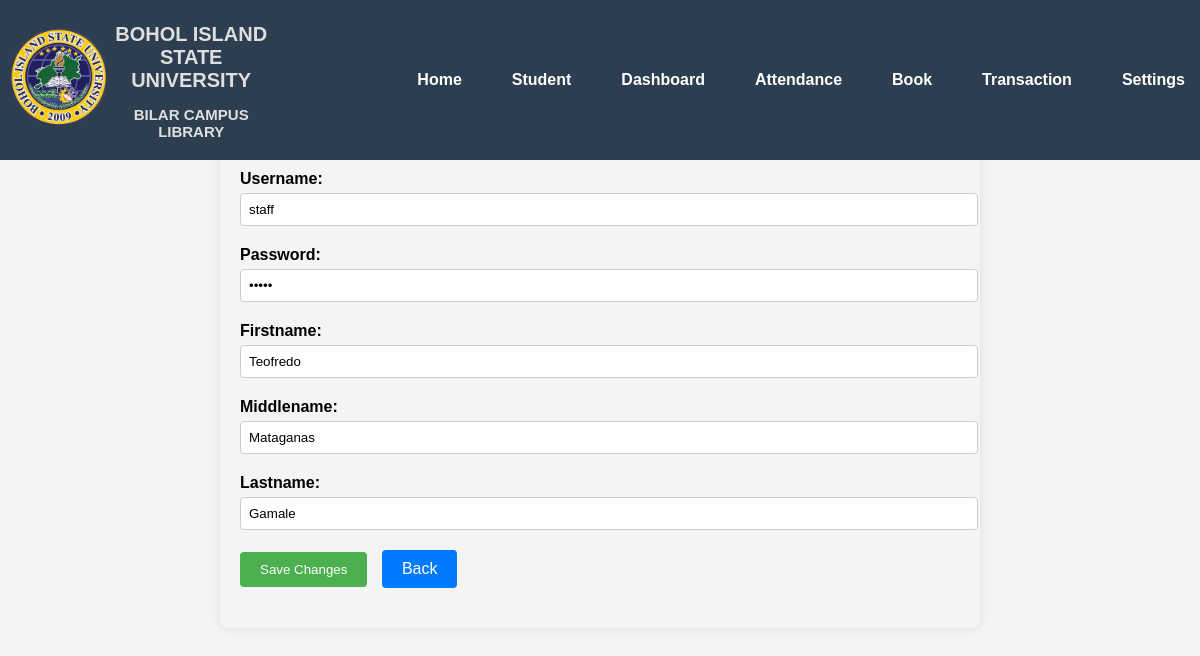
The app's page /load_stuff.php?stuff_id=20 with its own data.
### tables this page shows
CREATE TABLE IF NOT EXISTS `stuff` (
  `stuff_id` int(11) NOT NULL AUTO_INCREMENT,
  `username` varchar(20) NOT NULL,
  `password` varchar(20) NOT NULL,
  `firstname` varchar(20) NOT NULL,
  `middlename` varchar(20) NOT NULL,
  `lastname` varchar(20) NOT NULL,
  PRIMARY KEY (`stuff_id`)
);

### load_stuff.php (the view, shortened to what this page needs)
<!DOCTYPE html>
<html lang="en">
<head>
    <?php include 'top_bar.php'; ?>
    <link rel="stylesheet" href="css/edit_admins.css">
</head>
<body>
    <?php
        require_once 'connect.php';
        $qupdate_stuff = $conn->query("SELECT * FROM `stuff` WHERE `stuff_id` = '$_REQUEST[stuff_id]'") or die(mysqli_error());
        $fupdate_stuff = $qupdate_stuff->fetch_array();
    ?>
    <div class="container">
        <form method="POST" action="update_stuff.php?stuff_id=<?php echo $fupdate_stuff['stuff_id']?>" enctype="multipart/form-data">
            <div class="form-group">
                <label for="username">Username:</label>
                <input type="text" value="<?php echo $fupdate_stuff['username']?>" required="required" name="username" id="username">
            </div>
            <div class="form-group">
                <label for="password">Password:</label>
                <input type="password" value="<?php echo $fupdate_stuff['password']?>" maxlength="12" name="password" required="required" id="password">
            </div>
            <div class="form-group">
                <label for="firstname">Firstname:</label>
                <input type="text" value="<?php echo $fupdate_stuff['firstname']?>" name="firstname" required="required" id="firstname">
            </div>
            <div class="form-group">
                <label for="middlename">Middlename:</label>
                <input type="text" value="<?php echo $fupdate_stuff['middlename']?>" name="middlename" placeholder="(Optional)" id="middlename">
            </div>
            <div class="form-group">
                <label for="lastname">Lastname:</label>
                <input type="text" value="<?php echo $fupdate_stuff['lastname']?>" required="required" name="lastname" id="lastname">
            </div>
            <div class="form-group">
                <input type="submit" class="btn btn-warning" name="edit_stuff" value="Save Changes">
                <a href="stuff.php" class="btn btn-back">Back</a>
            </div>
        </form>
    </div>
</body>
</html>

### css/main.css (style rules this page uses)
body { margin: 0; font-family: Arial, sans-serif; }
a { text-decoration: none; color: #fff; padding: 15px; transition: background-color 0.3s ease, color 0.3s ease; border-radius: 5px; }

### css/edit_admins.css (style rules this page uses)
body { font-family: Arial, sans-serif; background-color: #f4f4f4; margin: 0; padding: 0; }
.container { width: 60%; margin: 50px auto; margin-top: 150px; background-color: #f4f4f4; padding: 20px; border-radius: 8px; box-shadow: 0 0 10px rgba(0, 0, 0, 0.1); animation: fadeIn 0.5s ease-in-out; }
.form-group { margin-bottom: 20px; }
label { display: block; margin-bottom: 5px; font-weight: bold; }
input[type="text"], input[type="password"] { width: 100%; padding: 8px; border-radius: 4px; border: 1px solid #ccc; }
input[type="submit"] { padding: 10px 20px; background-color: #4caf50; color: #fff; border: none; border-radius: 4px; cursor: pointer; text-decoration: none; display: inline-block; margin-right: 10px; }
.btn-back { padding: 10px 20px; background-color: #007bff; color: #fff; border: none; border-radius: 4px; cursor: pointer; text-decoration: none; display: inline-block; margin-right: 10px; }

### records on screen
stuff: username "staff", firstname "Teofredo", middlename "Mataganas", lastname "Gamale"
